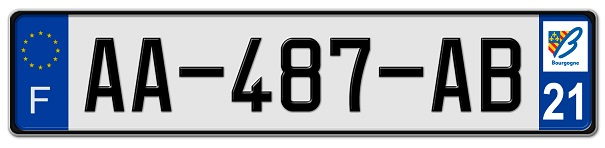
%> input picture Program/test1.jpg, 605 x 148 px
$ octave --eval "result = preprocessCharIslands(imread('test1.jpg'));"   (GNU Octave 9; MATLAB toolbox functions it lacks are replaced by stand-ins)
%> lines starting %> are read from the running program, lines starting %| are printed output that depends on the picture
function [ image ] = preprocessCharIslands(image)
    [h, w] = size(image)
%> h = 148; w = 1815
    small_plate_width = 130;


    %figure, imshow(image)
    % Process relatively small plates with more careful operations
    if(w <= small_plate_width)
        ngc = strel('disk', 1);
        image = imopen(image, ngc);
        image = imclearborder(image, 4);
        image = imclose(image, ngc);
    end
    if(w > small_plate_width)
        ngc = strel('disk', 1);
        ngo = strel('rectangle', [1 2]);
        image = imclose(image, ngc);
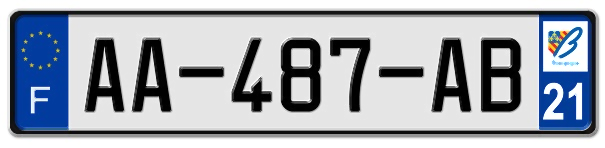
%> image: size 148x605x3 uint8; mean R, G, B 164.2, 169.9, 179.3
        image = imopen(image, ngo);
        image = imclearborder(image, 4);
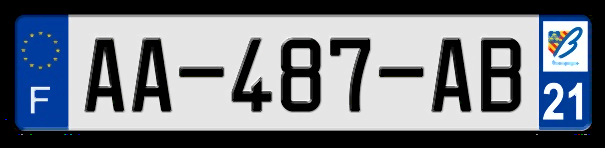
%> image: size 148x605x3 uint8; mean R, G, B 116.9, 122.9, 132.2
    end
end
